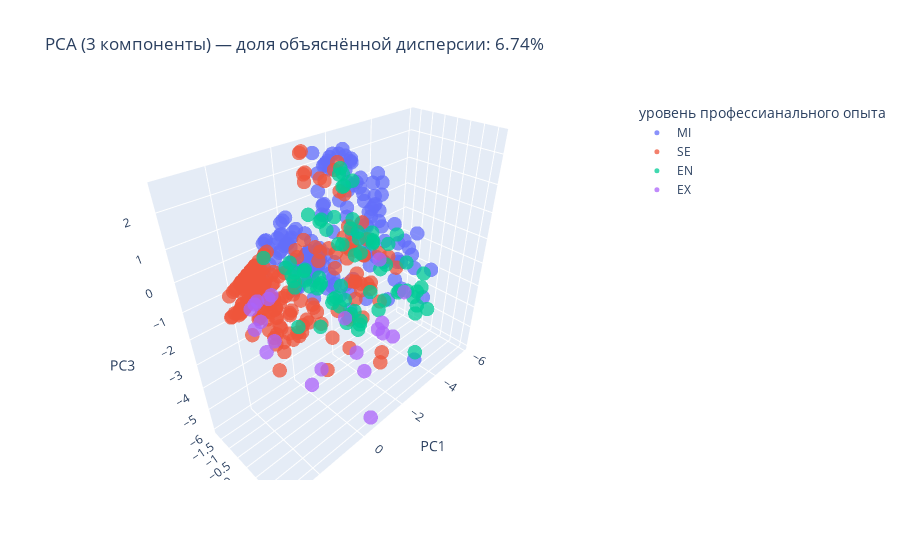

Notebook source saved alongside this figure:
### Code cell
# избавимся от выброса для лучшего масштабирования
Q1 = pca_df["PC2"].quantile(0.25)
Q3 = pca_df["PC2"].quantile(0.75)
IQR = Q3 - Q1
lower = Q1 - 1.5 * IQR
upper = Q3 + 1.5 * IQR

pca_df = pca_df[(pca_df["PC2"] >= lower) & (pca_df["PC2"] <= upper)].copy()

explained_var = 100 * pca.explained_variance_ratio_[:3].sum()

fig = px.scatter_3d(
    pca_df,
    x="PC1",
    y="PC2",
    z="PC3",
    color="experience_level",
    opacity=0.75,
    title=f"PCA (3 компоненты) — доля объяснённой дисперсии: {explained_var:.2f}%",
    hover_data=["experience_level"]
)

fig.update_traces(marker=dict(size=5))
fig.update_layout(
    scene=dict(xaxis_title="PC1", yaxis_title="PC2", zaxis_title="PC3"),
    legend_title_text="уровень профессианального опыта"
)

fig.show()

### Figure 1 — Plotly figure (JSON) as saved in the notebook; plotly's stock layout.template omitted (floating-point values rounded to 4 significant figures; data arrays with more than 128 entries replaced by an {"elided": "..."} marker saying what was removed)
{"data": [{"customdata": {"elided": "154x1 str values"}, "hovertemplate": "experience_level=%{customdata[0]}<br>PC1=%{x}<br>PC2=%{y}<br>PC3=%{z}<extra></extra>", "legendgroup": "MI", "marker": {"color": "#636efa", "opacity": 0.75, "size": 5, "symbol": "circle"}, "mode": "markers", "name": "MI", "scene": "scene", "showlegend": true, "type": "scatter3d", "x": {"elided": "154 float values"}, "y": {"elided": "154 float values"}, "z": {"elided": "154 float values"}}, {"customdata": {"elided": "225x1 str values"}, "hovertemplate": "experience_level=%{customdata[0]}<br>PC1=%{x}<br>PC2=%{y}<br>PC3=%{z}<extra></extra>", "legendgroup": "SE", "marker": {"color": "#EF553B", "opacity": 0.75, "size": 5, "symbol": "circle"}, "mode": "markers", "name": "SE", "scene": "scene", "showlegend": true, "type": "scatter3d", "x": {"elided": "225 float values"}, "y": {"elided": "225 float values"}, "z": {"elided": "225 float values"}}, {"customdata": [["EN"], ["EN"], ["EN"], ["EN"], ["EN"], ["EN"], ["EN"], ["EN"], ["EN"], ["EN"], ["EN"], ["EN"], ["EN"], ["EN"], ["EN"], ["EN"], ["EN"], ["EN"], ["EN"], ["EN"], ["EN"], ["EN"], ["EN"], ["EN"], ["EN"], ["EN"], ["EN"], ["EN"], ["EN"], ["EN"], ["EN"], ["EN"], ["EN"], ["EN"], ["EN"], ["EN"], ["EN"], ["EN"], ["EN"], ["EN"], ["EN"], ["EN"], ["EN"], ["EN"], ["EN"], ["EN"], ["EN"], ["EN"], ["EN"], ["EN"], ["EN"], ["EN"], ["EN"], ["EN"], ["EN"], ["EN"], ["EN"], ["EN"], ["EN"], ["EN"], ["EN"], ["EN"], ["EN"], ["EN"], ["EN"], ["EN"], ["EN"], ["EN"], ["EN"], ["EN"], ["EN"]], "hovertemplate": "experience_level=%{customdata[0]}<br>PC1=%{x}<br>PC2=%{y}<br>PC3=%{z}<extra></extra>", "legendgroup": "EN", "marker": {"color": "#00cc96", "opacity": 0.75, "size": 5, "symbol": "circle"}, "mode": "markers", "name": "EN", "scene": "scene", "showlegend": true, "type": "scatter3d", "x": [0.5169, -3.467, -2.639, -3.336, 0.2391, -0.3293, 1.062, -3.629, -0.01068, -3.706, 0.6322, -2.385, -3.785, -3.21, -3.42, -0.04531, -2.487, 1.256, -1.839, -3.123, -1.394, 0.7843, -0.6831, 1.656, 0.4192, 1.073, -2.044, -1.948, -3.669, -2.138, -0.01783, 1.014, -2.663, 0.2248, -2.809, 0.8018, -0.2694, 0.2372, -0.1706, -2.363, -0.2638, -2.394, -3.9, -2.277, -2.592, 0.178, -1.821, 0.7563, -2.859, -2.85, 1.136, 0.3768, -2.641, -2.952, -2.038, -2.667, 1.007, 1.284, 1.735, -0.6957, -1.36, -1.405, -1.858, -1.208, 0.7488, -1.761, 0.5038, -2.35, -2.376, -0.9556, -1.047], "y": [0.5142, 0.3914, -0.4702, 0.004411, 0.7547, 0.4611, 1.11, 1.022, 1.479, 1.272, 0.5462, -0.2134, 0.8801, 0.9938, 0.9619, 1.16, -1.223, 0.04216, -0.6624, 1.2, 0.653, 0.4109, -0.4891, 0.9185, 0.9013, -0.008371, -1.196, -1.116, 0.9743, -0.6364, 0.9418, 0.08408, -1.281, 1.266, 0.6205, 0.2241, 1.331, 0.8508, 1.182, -1.091, 1.309, 0.1593, 0.6883, -1.613, -0.3646, 0.9433, -0.1902, 0.2115, 0.6333, 0.9761, 0.1178, 0.3316, 0.1802, -0.02696, -1.138, -0.4652, 0.007449, 0.4059, -0.194, -1.309, -0.8851, -0.7716, 0.6211, -0.3758, 0.1734, 0.9259, 0.5557, -1.623, -0.8098, -1.101, -1.126], "z": [-0.3608, -1.432, -0.2959, -0.4515, -0.8545, -0.8271, -1.17, -1.66, -1.693, -3.071, -0.3961, -0.3806, -2.373, -2.427, -2.327, -1.317, 1.305, 0.3267, 0.07579, -2.987, -1.484, -0.3156, 0.5274, -0.9396, -0.8066, 0.3824, 1.668, 1.294, -5.304, -0.1456, -0.9143, 0.08777, -1.505, -1.426, -2.233, 0.1018, -1.601, -0.7509, -1.269, 0.05724, -1.748, -1.314, -3.336, 1.456, -0.5807, -1.046, -0.5997, 0.1157, -2.182, -2.001, 0.05066, -0.2557, -1.241, -0.6673, 1.293, -0.7129, -0.2298, -0.1119, 0.73, 0.7173, 0.5589, -0.3496, -2.458, -0.1279, -0.2526, -1.857, -0.2827, 1.643, -0.5507, 0.4712, 0.499]}, {"customdata": [["EX"], ["EX"], ["EX"], ["EX"], ["EX"], ["EX"], ["EX"], ["EX"], ["EX"], ["EX"], ["EX"], ["EX"], ["EX"], ["EX"], ["EX"], ["EX"], ["EX"], ["EX"], ["EX"], ["EX"], ["EX"]], "hovertemplate": "experience_level=%{customdata[0]}<br>PC1=%{x}<br>PC2=%{y}<br>PC3=%{z}<extra></extra>", "legendgroup": "EX", "marker": {"color": "#ab63fa", "opacity": 0.75, "size": 5, "symbol": "circle"}, "mode": "markers", "name": "EX", "scene": "scene", "showlegend": true, "type": "scatter3d", "x": [-2.373, 0.006025, 1.634, -1.937, -0.5878, -0.9141, -1.725, 1.278, -3.075, -2.158, 2.574, 2.319, 1.972, 1.851, 2.564, 2.223, 2.687, 2.444, -1.802, -0.7908, 2.416], "y": [0.127, 1.44, 1.286, 0.7838, 1.563, 0.9162, 0.744, 1.317, 0.697, 1.048, 0.2407, 0.17, 0.1638, 0.1302, 0.6827, 0.5881, 0.4832, 0.4158, 0.847, 0.1338, 0.1969], "z": [-0.9497, -2.594, -2.851, -3.414, -5.938, -4.397, -3.129, -2.472, -2.312, -3.535, -0.2238, -0.1458, -0.2503, -0.2131, -1.39, -1.286, -0.673, -0.5988, -2.841, -2.478, -0.1755]}], "layout": {"legend": {"title": {"text": "уровень профессианального опыта"}, "tracegroupgap": 0}, "scene": {"domain": {"x": [0, 1], "y": [0, 1]}, "xaxis": {"title": {"text": "PC1"}}, "yaxis": {"title": {"text": "PC2"}}, "zaxis": {"title": {"text": "PC3"}}}, "title": {"text": "PCA (3 компоненты) — доля объяснённой дисперсии: 6.74%"}}}
